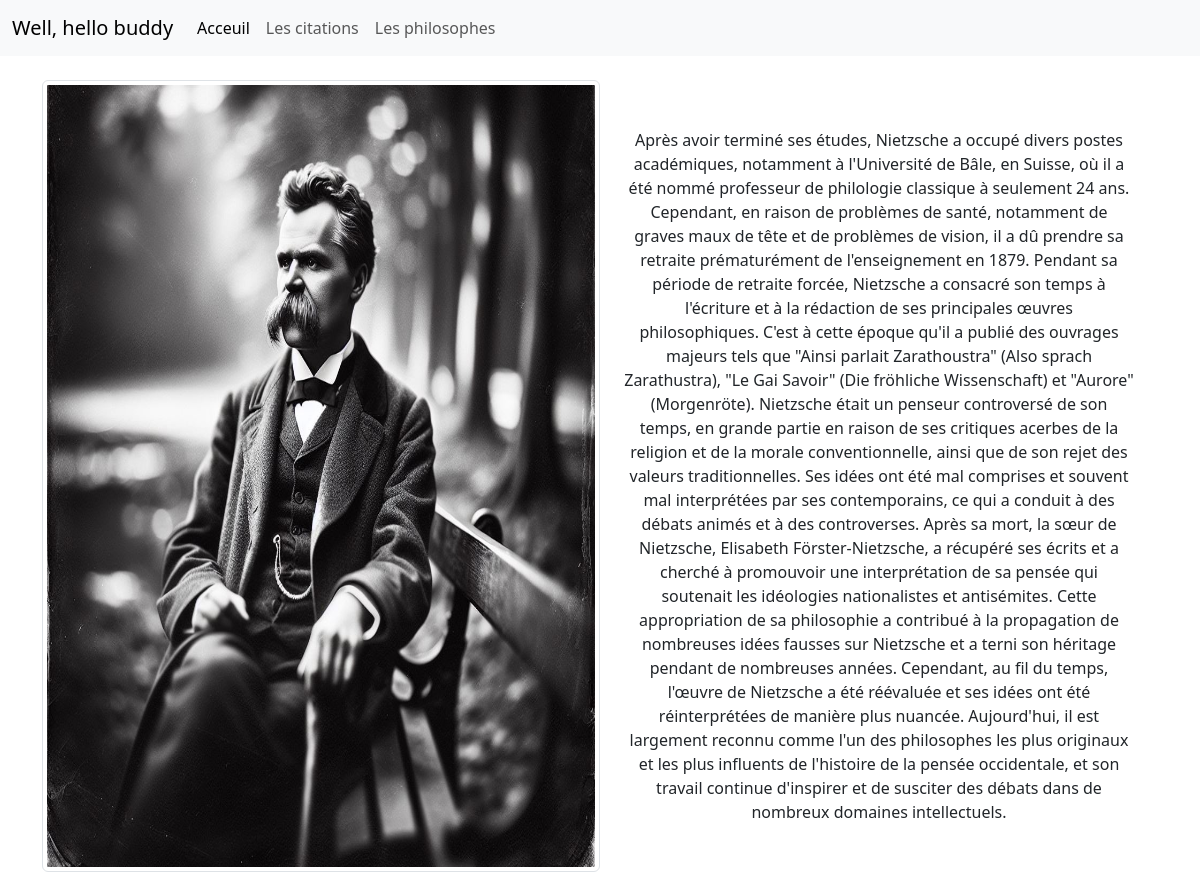
The page /details_auteur.php?id_auteur=1 on the database its author committed.
### tables this page shows
CREATE TABLE IF NOT EXISTS `auteur` (
  `id_auteur` int NOT NULL AUTO_INCREMENT,
  `nom` varchar(70) DEFAULT NULL,
  `prenom` varchar(25) NOT NULL,
  `description` text NOT NULL,
  `biographie` text NOT NULL,
  `date_start` varchar(7) DEFAULT NULL,
  `date_end` varchar(10) DEFAULT NULL,
  `photo` varchar(50) DEFAULT NULL,
  PRIMARY KEY (`id_auteur`)
);

### details_auteur.php (called while the page is built, shortened)
<?php
if (isset($_GET['id_auteur'])) {
    require 'data/db-connect.php';
    $requete = $dbh->prepare('SELECT * FROM auteur WHERE id_auteur = :id_auteur');
    $requete->execute([
        'id_auteur' => $_GET['id_auteur']
    ]);
    $resultatAuteur = $requete->fetch();
}
require 'templates/details_auteur.html.php';

### templates/details_auteur.html.php (the view, shortened to what this page needs)
<!DOCTYPE html>
<html lang="en">
<head>
    <link href="https://cdn.jsdelivr.net/npm/bootstrap@5.3.3/dist/css/bootstrap.min.css" rel="stylesheet">
</head>
<body>
    <?php require 'inc.top.html.php' ?>
    <div class="container">
        <div class="row">
            <div class="col-12 d-flex justify-content-center">
                <img src="<?= $resultatAuteur['photo'] ?>" class="img-fluid my-4 img-thumbnail" alt="..." style="width: 50%">
                <br>
                <br>
                <p class="display-8 py-4 my-5 mx-4 text-center"><?= $resultatAuteur['biographie'] ?></p>
            </div>
        </div>
    </div>
</body>
</html>

### rows shown on the page
auteur: photo (picture), biographie "Après avoir terminé ses études, Nietzsche a occupé divers postes académiques, notamment à l'Université de Bâle, en Suisse, où il a été nommé professeur de philologie classique à seulement 24 ans. Cependant, en raison de problèmes de santé, notamment de graves maux de tête et de problèmes de vision, il a dû prendre sa retraite prématurément de l'enseignement en 1879. Pendant sa période de retraite forcée, Nietzsche a consacré son temps à l'écriture et à la rédaction de ses principales œuvres philosophiques. C'est à cette époque qu'il a publié des ouvrages majeurs tels que \"Ainsi parlait Zarathoustra\" (Also sprach Zarathustra), \"Le Gai Savoir\" (Die fröhliche Wissenschaft) et \"Aurore\"…"
